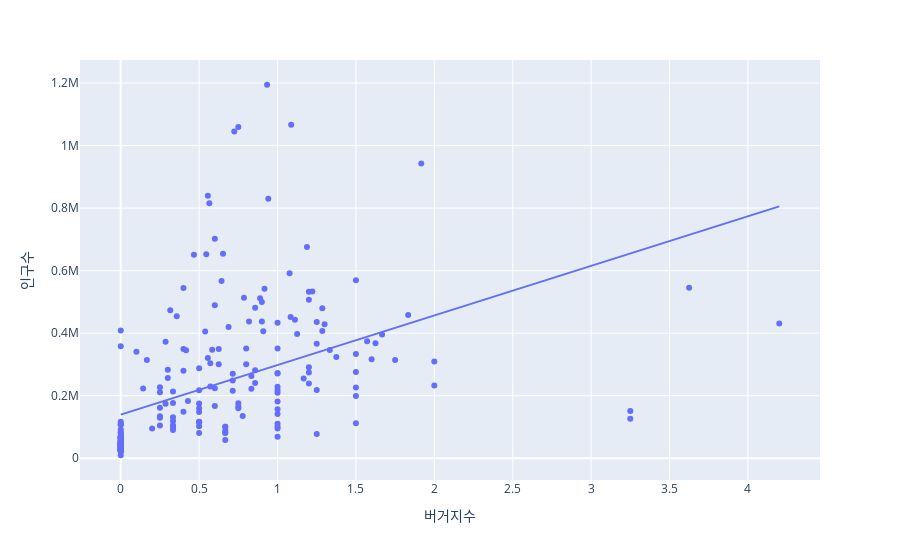

The notebook cell this image was saved under:
### Code cell
import plotly
import cufflinks as cf
import plotly.express as px

# 오프라인 모드에서도 인터렉티브한 그래픽을 가능하도록 함
from plotly.offline import download_plotlyjs,init_notebook_mode, plot, iplot
init_notebook_mode(connected=True)
cf.go_offline()


# px.scatter(nstore_stat_df, x='버거지수', y='인구', trendline='ols', hover_name='시도별')
px.scatter(final_df, x="버거지수",y="인구수", hover_name='주소', trendline='ols')

### Figure 1 — Plotly figure (JSON) as saved in the notebook; plotly's stock layout.template omitted (floating-point values rounded to 4 significant figures; data arrays with more than 128 entries replaced by an {"elided": "..."} marker saying what was removed)
{"data": [{"hovertemplate": "<b>%{hovertext}</b><br><br>버거지수=%{x}<br>인구수=%{y}<extra></extra>", "hovertext": {"elided": "224 str values"}, "legendgroup": "", "marker": {"color": "#636efa", "symbol": "circle"}, "mode": "markers", "name": "", "orientation": "v", "showlegend": false, "type": "scatter", "x": {"elided": "224 float values"}, "xaxis": "x", "y": {"elided": "224 int values"}, "yaxis": "y"}, {"hovertemplate": "<b>OLS trendline</b><br>인구수 = 158564 * 버거지수 + 139591<br>R<sup>2</sup>=0.221757<br><br>버거지수=%{x}<br>인구수=%{y} <b>(trend)</b><extra></extra>", "legendgroup": "", "marker": {"color": "#636efa", "symbol": "circle"}, "mode": "lines", "name": "", "showlegend": false, "type": "scatter", "x": {"elided": "224 float values"}, "xaxis": "x", "y": {"elided": "224 float values"}, "yaxis": "y"}], "layout": {"legend": {"tracegroupgap": 0}, "margin": {"t": 60}, "xaxis": {"anchor": "y", "domain": [0, 1], "title": {"text": "버거지수"}}, "yaxis": {"anchor": "x", "domain": [0, 1], "title": {"text": "인구수"}}}}
